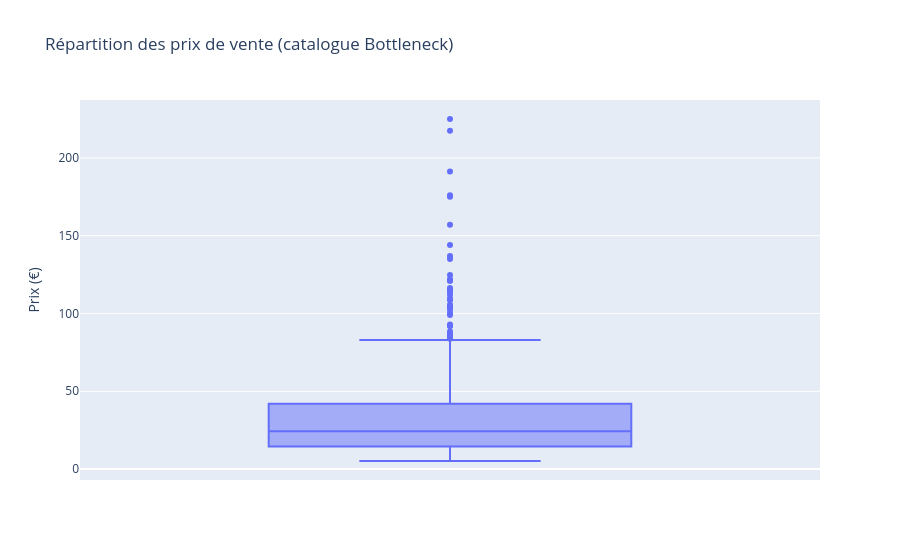

Here is the notebook cell this chart was saved with:
### Code cell
#Autre méthode avec plotly express
fig = px.box(df_final_propre, y='price', points='outliers', 
             title="Répartition des prix de vente (catalogue Bottleneck)",
             labels={'price':'Prix (€)'})
fig.show()

### Figure 1 — Plotly figure (JSON) as saved in the notebook; plotly's stock layout.template omitted (floating-point values rounded to 4 significant figures; data arrays with more than 128 entries replaced by an {"elided": "..."} marker saying what was removed)
{"data": [{"alignmentgroup": "True", "boxpoints": "outliers", "hovertemplate": "Prix (€)=%{y}<extra></extra>", "legendgroup": "", "marker": {"color": "#636efa"}, "name": "", "notched": false, "offsetgroup": "", "orientation": "v", "showlegend": false, "type": "box", "x0": " ", "xaxis": "x", "y": {"elided": "824 float values"}, "y0": " ", "yaxis": "y"}], "layout": {"boxmode": "group", "legend": {"tracegroupgap": 0}, "title": {"text": "Répartition des prix de vente (catalogue Bottleneck)"}, "xaxis": {"anchor": "y", "domain": [0.0, 1.0]}, "yaxis": {"anchor": "x", "domain": [0.0, 1.0], "title": {"text": "Prix (€)"}}}}
